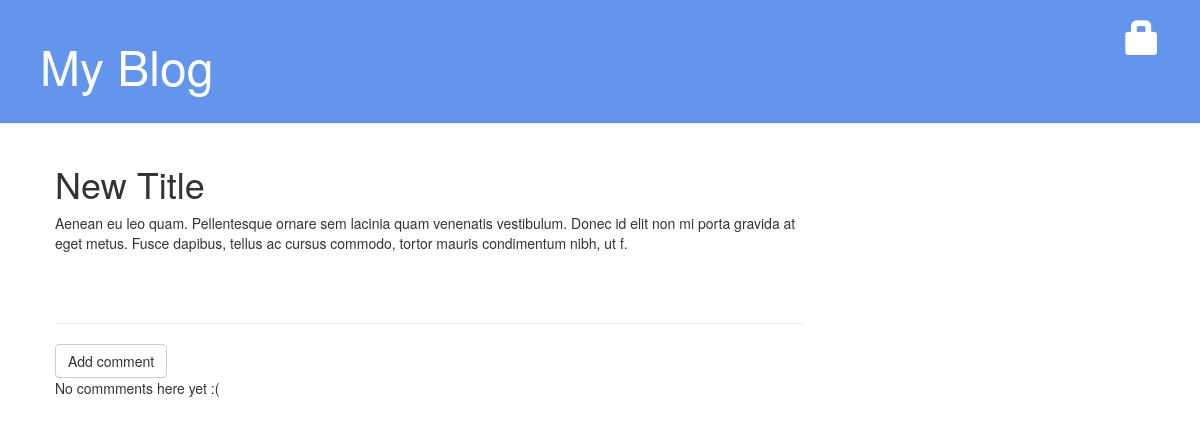
/page/4/, run on an earlier commit of the app's database.
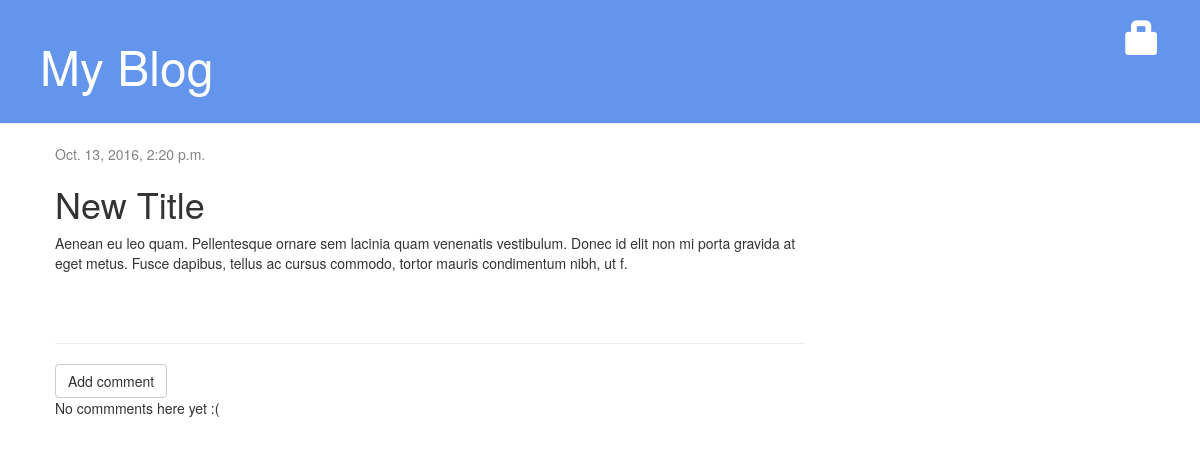
And on a later commit of the database.
### blog/models.py (models this page shows, shortened)
class Page(models.Model):
	author = models.ForeignKey('auth.User')
	title = models.CharField(max_length=200)
	text = models.TextField()
	slug = models.SlugField(unique=True)
	created_date = models.DateTimeField(
		default=timezone.now)
	published_date = models.DateTimeField(
		blank=True, null=True)

### blog/views.py (the view)
# urls.py: url(r'^page/(?P<pk>\d+)/$', views.page_detail, name='page_detail'),
def page_detail(request, pk):
	page = get_object_or_404(Page, pk=pk)
	return render(request, 'blog/page_detail.html', {'page': page})

### blog/templates/blog/page_detail.html (shortened to what this page needs)
{% extends 'blog/base.html' %}
{% block content %}
    <div class="post">
        {% if page.published_date %}
            <div class="date">
                {{ page.published_date }}
            </div>
        {% endif %}
        <h1>{{ page.title|title }}</h1>
        <p>{{ page.text|linebreaksbr }}</p>
    </div>
<hr>
<a class="btn btn-default" href="{% url 'add_comment_to_page' pk=page.pk %}">Add comment</a>
{% for comment in page.comments.all %}
{% if user.is_authenticated or comment.approved_comment %}
    <div class="comment">
        <div class="date">
            {{ comment.created_date }}
            {% if not comment.approved_comment %}
                <a class="btn btn-default" href="{% url 'comment_remove' pk=comment.pk %}"><span class="glyphicon glyphicon-remove"></span></a>
                <a class="btn btn-default" href="{% url 'comment_approve' pk=comment.pk %}"><span class="glyphicon glyphicon-ok"></span></a>
            {% endif %}
        </div>
        <strong>{{ comment.author }} </strong>
        <p>{{ comment.text|linebreaks }}</p>
    </div>
{% endif %}
{% empty %}
    <p>No commments here yet :( </p>
{% endfor %}
{% endblock %}

What changed in the data, as far as the page shows it:
changed Page "New Title": published_date (not shown) → "Oct. 13, 2016, 2:20 p.m."
